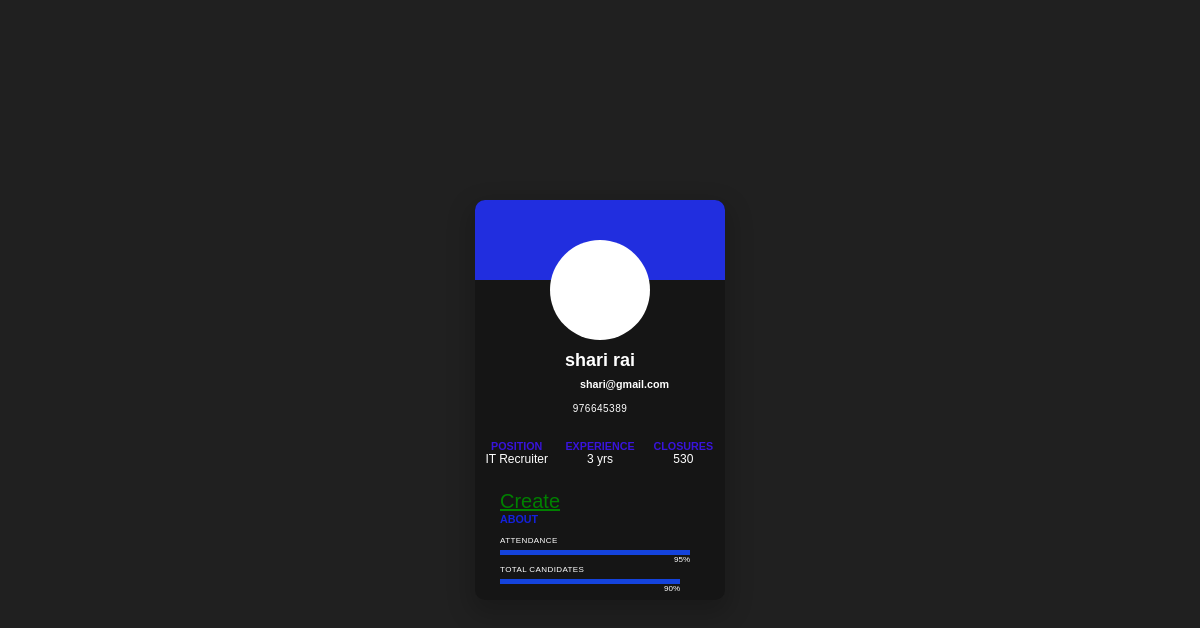
/profile/ (signed in), run on the app's committed database.
### candidate_app/models.py (models this page shows)
class CustomUser(AbstractUser):
    contact = models.CharField(max_length=15, blank=True, null=True)

### candidate_app/views.py (the view)
# urls.py: path('profile/',ProfileList.as_view(),name='profile'),
class ProfileList(ListView):
    model = Profile
    fields="__all__"
    context_object_name = 'profile'
    template_name='profile.html'
    def get_context_data(self, **kwargs):
        context = super().get_context_data(**kwargs)
        context['profile'] = context['profile'].filter(user=self.request.user)
        return context

### templates/profile.html (shortened to what this page needs)
<!DOCTYPE html>
<html lang="en">
<head>
</head>
<body>
    <div class="card">
        <div class="avatar-holder">
        </div>
        <div class="name">
            <a href="" target="">{{user.first_name}} {{user.last_name}}</a>
            <h6 title="Followers"> <span class="followers">{{user.email}}</span></h6>
        </div>
        <div class="button">
            <a href="#" class="btn" onclick="">{{user.contact}}</a>
        </div>
        <div class="ds-info">
            <div class="ds pens">
                <h6 title="Position">Position</h6>
                <p>IT Recruiter</p>
            </div>
            <div class="ds projects">
                <h6 title="Total number of experience">Experience </h6>
                <p>3 yrs</p>
            </div>
            <div class="ds posts">
                <h6 title="Number of selectedStatus candidates">Closures</h6>
                <p>530</p>
            </div>
        </div>
        <div class="ds-skill">
          <a title="update" style="font-size:20px;color:green" href="{% url 'profile_create' %}">Create</a>
            <h6>About </h6>
            <div class="skill html">
                <h6> Attendance </h6>
                <div class="bar bar-html">
                    <p>95%</p>
                </div>
            </div>
            <div class="skill css">
                <h6> Total Candidates </h6>
                <div class="bar bar-css">
                    <p>90%</p>
                </div>
            </div>
        </div>
    </div>
</body>
</html>

### templates/profile.html (style rules this page uses)
body { background: #202020; font-family: 'Krub', sans-serif; }
* { margin: 0; padding: 0; box-sizing: border-box; }
html, body { width: 100%; height: 100%; }
body { background: #202020; font-family: 'Krub', sans-serif; background-image: url('https://images.wallpaperscraft.com/image/single/island_cave_boat_295806_3840x2160.jpg'); background-size: cover; background-repeat: no-repeat; background-attachment: fixed; }

### data on the page
CustomUser: first_name "shari", last_name "rai", email "shari@gmail.com", contact "976645389"
